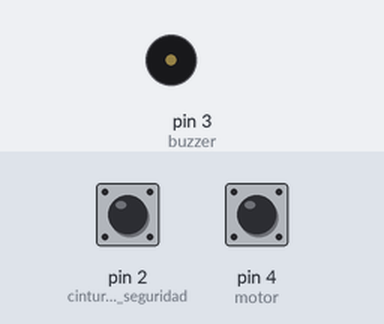
The sketch below on a simulated Arduino Uno, built with avr-gcc and run on an emulated ATmega328P. On the bench: buzzer (waves = sounding, pin HIGH). The inputs (shaded band) are chosen by the test bench; at power-on: pin 2 (cinturon_de_seguridad) HIGH, pin 4 (motor) HIGH.

Above: at 1.2 s.
1.3 s: pin 2 (cinturon_de_seguridad) pulled LOW for 0.15 s
At 1.37 s:
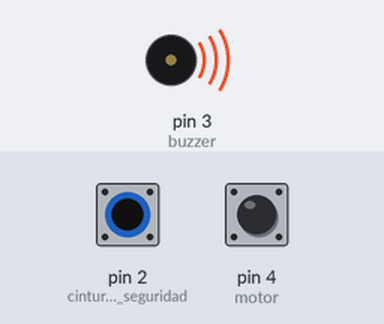
2.9 s: pin 2 (cinturon_de_seguridad) pulled LOW for 3.2 s
At 7.4 s:
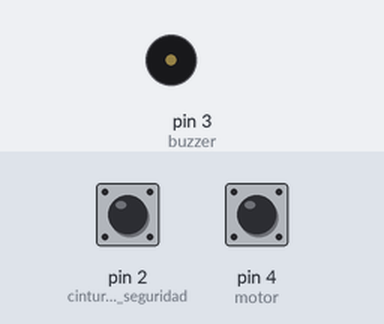
Timing chart, 0 to 8.9 s (numbered marks = the images above; inputs shaded):
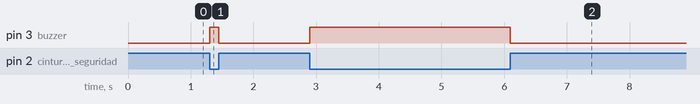

Measured:
- after the input at 1.3 s, pin 3 (buzzer): LOW → HIGH at once, → LOW 0.15 s later
- after the input at 2.9 s, pin 3 (buzzer): LOW → HIGH at once, → LOW 3.2 s later

The sketch:

Cinturon_y_Motor.ino
```cpp
void setup() {
  pinMode(2, INPUT_PULLUP); //cinturon de seguridad
  pinMode(3, OUTPUT); //buzzer
  pinMode(4, INPUT_PULLUP); //motor
}

void loop() {
  digitalWrite(3, !digitalRead(2) && digitalRead(4)); //motor encendido (0) y cinturon no puesto (1)
}
```
